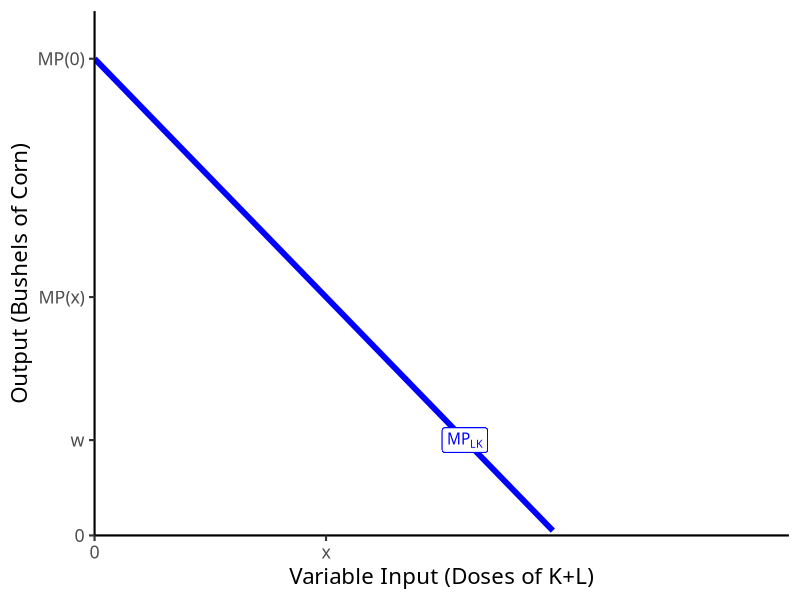
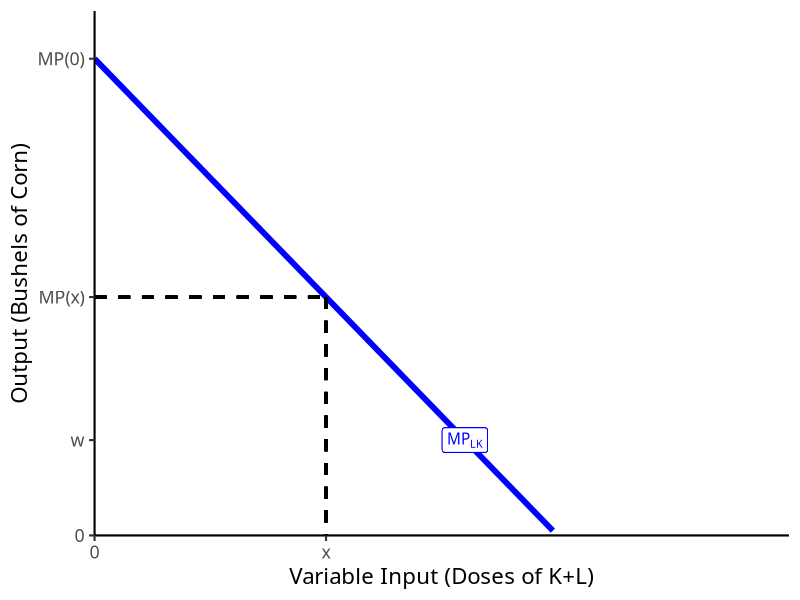
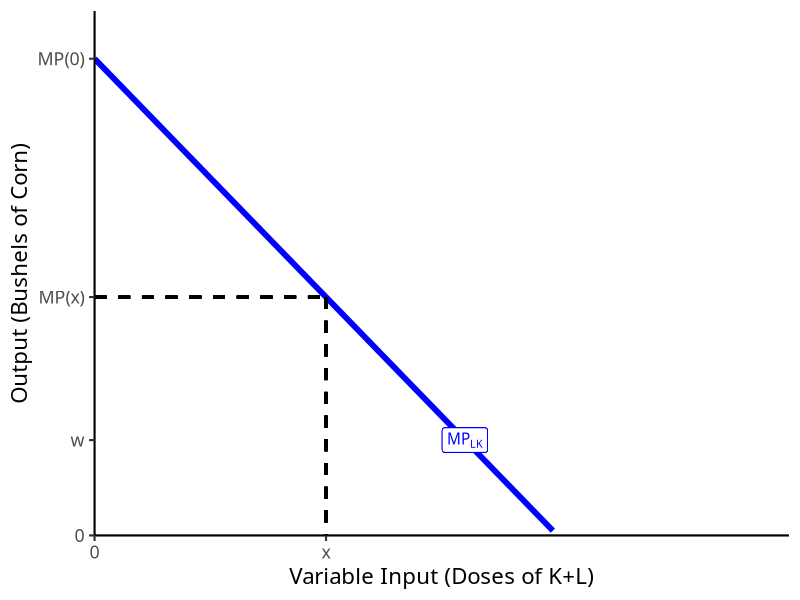
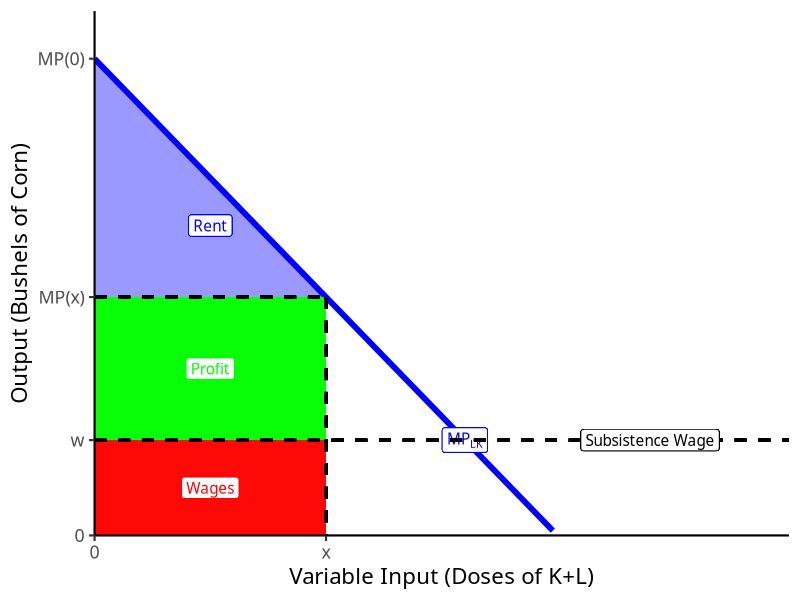
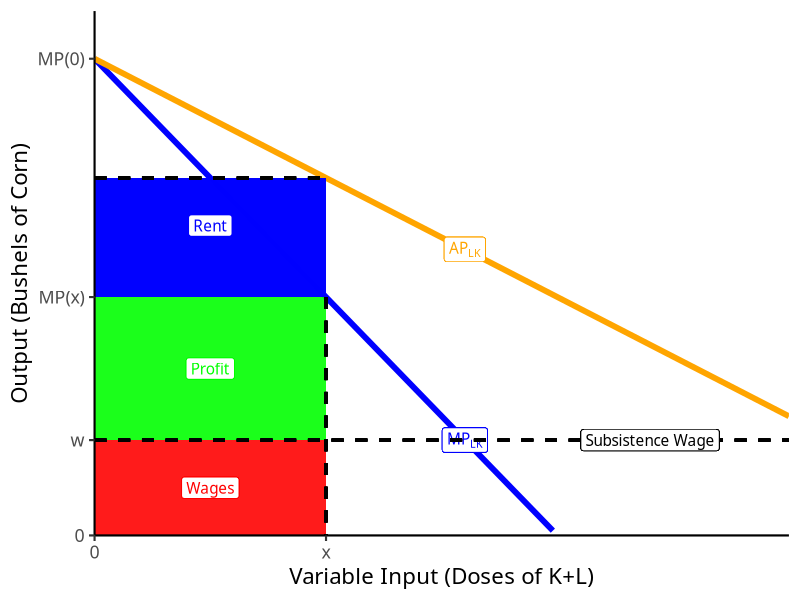
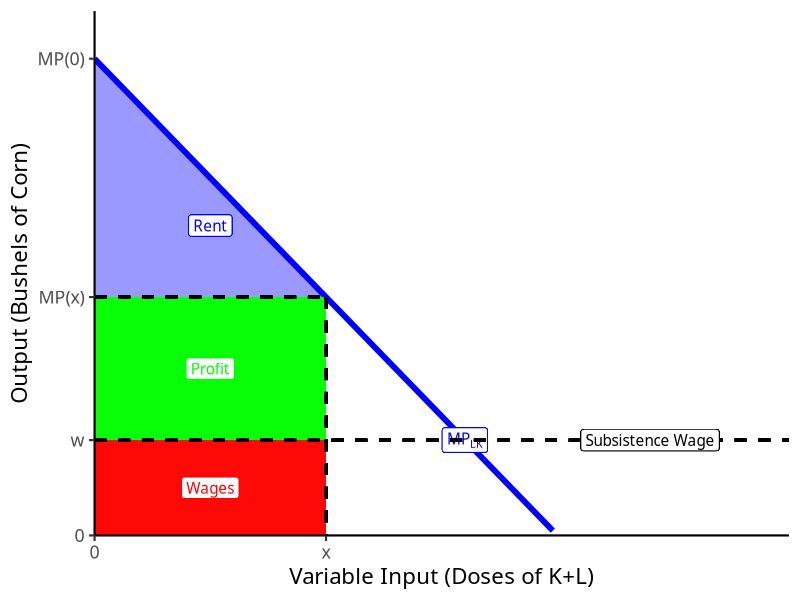
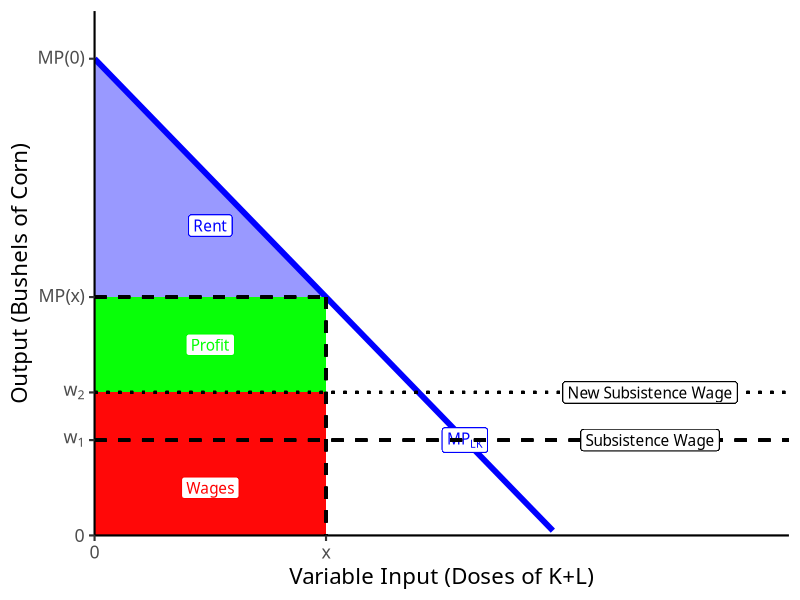
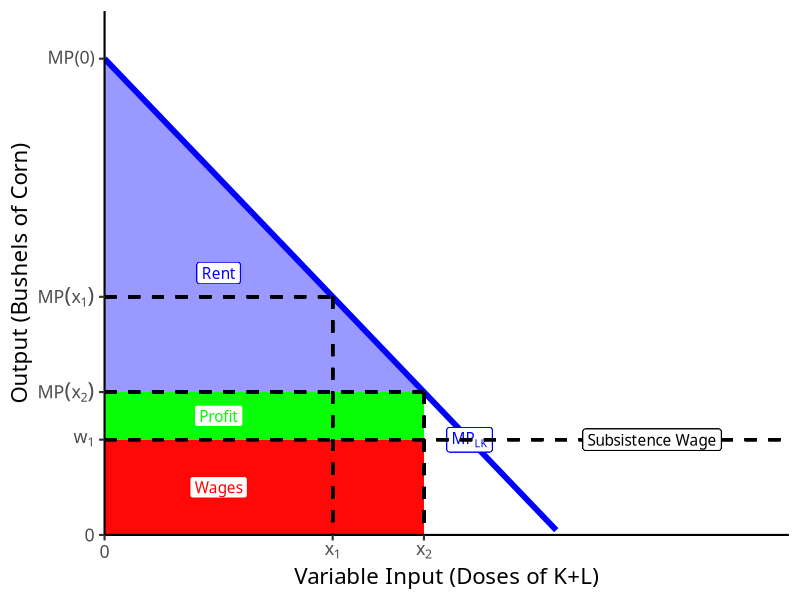

The R source for these figures, in order:
## ---- chunk 1
options(htmltools.dir.version = FALSE)
knitr::opts_chunk$set(echo=F,
                      message=F,
                      warning=F)
library(tidyverse)
library(ggrepel)
library(ggthemes)
set.seed(256)
update_geom_defaults("label", list(family = "Fira Sans Condensed"))
## ---- chunk 2
mp=function(x){10-x}
ap=function(x){10-0.5*x}

base<-ggplot(data = tibble(x = 1:10))+
  aes(x=x)+
  stat_function(fun = mp, geom = "line", size = 2, color = "blue")+
  geom_label(x = 8, y = mp(8), color = "blue", label = expression(MP[LK]))+
  #stat_function(fun = ap, geom = "line", size = 2, color = "orange")+
  # geom_label(x = 8, y = ap(8), color = "orange", label = expression(AP[LK]))+
  scale_x_continuous(breaks = c(0,5),
                     labels = c(0, "x"),
                     limits = c(0,15),
                     expand = c(0,0))+
  scale_y_continuous(breaks = c(0,2,5,10),
                     labels = c(0,"w","MP(x)", "MP(0)"),
                     limits = c(0,11),
                     expand = c(0,0))+
  labs(x = "Variable Input (Doses of K+L)",
       y = "Output (Bushels of Corn)")+
  theme_classic(base_family = "Fira Sans Condensed", base_size =16)
base
## ---- chunk 3

base+
  geom_segment(x = 0, y = 5, xend = 5, yend = 5, size = 1, linetype = "dashed")+
  geom_segment(x = 5, y = 5, xend = 5, yend = 0, size = 1, linetype = "dashed")

## ---- chunk 4
base+
  geom_segment(x = 0, y = 5, xend = 5, yend = 5, size = 1, linetype = "dashed")+
  geom_segment(x = 5, y = 5, xend = 5, yend = 0, size = 1, linetype = "dashed")

## ---- chunk 5
rent_tri<-tribble(
  ~x, ~y,
  0, 5,
  0, 10,
  5, 5
)

base+
  geom_rect(xmin = 0, ymin = 0, xmax = 5, ymax = 2, fill = "red", alpha = 0.3)+
  geom_label(x = 2.5, y = 1, color = "red", label = "Wages")+
  geom_rect(xmin = 0, ymin = 2, xmax = 5, ymax = 5, fill = "green", alpha = 0.3)+
  geom_label(x = 2.5, y = 3.5, color = "green", label = "Profit")+
  geom_polygon(data = rent_tri, aes(x = x , y =y), fill = "blue", alpha = 0.4)+
  geom_label(x = 2.5, y = 6.5, color = "blue", label = "Rent")+
  
  geom_segment(x = 0, y = 5, xend = 5, yend = 5, size = 1, linetype = "dashed")+
  geom_segment(x = 5, y = 5, xend = 5, yend = 0, size = 1, linetype = "dashed")+
  
  # wage fund
  geom_segment(x = 0, y = 2, xend = 15, yend = 2, size = 1, linetype = "dashed")+
  geom_label(x = 12, y = 2, label = "Subsistence Wage")

## ---- chunk 6

base+
  stat_function(fun = ap, geom = "line", size = 2, color = "orange")+
  geom_label(x = 8, y = ap(8), color = "orange", label = expression(AP[LK]))+
  geom_rect(xmin = 0, ymin = 0, xmax = 5, ymax = 2, fill = "red", alpha = 0.2)+
  geom_label(x = 2.5, y = 1, color = "red", label = "Wages")+
  geom_rect(xmin = 0, ymin = 2, xmax = 5, ymax = 5, fill = "green", alpha = 0.2)+
  geom_label(x = 2.5, y = 3.5, color = "green", label = "Profit")+
  geom_rect(xmin = 0, ymin = 5, xmax = 5, ymax = ap(5), fill = "blue", alpha = 0.4)+
  geom_label(x = 2.5, y = 6.5, color = "blue", label = "Rent")+
  
  geom_segment(x = 0, y = ap(5), xend = 5, yend = ap(5), size = 1, linetype = "dashed")+
  geom_segment(x = 5, y = 5, xend = 5, yend = 0, size = 1, linetype = "dashed")+
  
  # wage fund
  geom_segment(x = 0, y = 2, xend = 15, yend = 2, size = 1, linetype = "dashed")+
  geom_label(x = 12, y = 2, label = "Subsistence Wage")
  scale_y_continuous(breaks = c(0,2,5, ap(5),10),
                     labels = c(0,"w", "MP(x)", "AP(x)", "MP(0)"),
                     limits = c(0,11),
                     expand = c(0,0))

## ---- chunk 7
rent_tri<-tribble(
  ~x, ~y,
  0, 5,
  0, 10,
  5, 5
)

base+
  geom_rect(xmin = 0, ymin = 0, xmax = 5, ymax = 2, fill = "red", alpha = 0.3)+
  geom_label(x = 2.5, y = 1, color = "red", label = "Wages")+
  geom_rect(xmin = 0, ymin = 2, xmax = 5, ymax = 5, fill = "green", alpha = 0.3)+
  geom_label(x = 2.5, y = 3.5, color = "green", label = "Profit")+
  geom_polygon(data = rent_tri, aes(x = x , y =y), fill = "blue", alpha = 0.4)+
  geom_label(x = 2.5, y = 6.5, color = "blue", label = "Rent")+
  
  geom_segment(x = 0, y = 5, xend = 5, yend = 5, size = 1, linetype = "dashed")+
  geom_segment(x = 5, y = 5, xend = 5, yend = 0, size = 1, linetype = "dashed")+
  
  # wage fund
  geom_segment(x = 0, y = 2, xend = 15, yend = 2, size = 1, linetype = "dashed")+
  geom_label(x = 12, y = 2, label = "Subsistence Wage")

## ---- chunk 8
base+
  geom_rect(xmin = 0, ymin = 0, xmax = 5, ymax = 3, fill = "red", alpha = 0.3)+
  geom_label(x = 2.5, y = 1, color = "red", label = "Wages")+
  geom_rect(xmin = 0, ymin = 3, xmax = 5, ymax = 5, fill = "green", alpha = 0.3)+
  geom_label(x = 2.5, y = 4, color = "green", label = "Profit")+
  geom_polygon(data = rent_tri, aes(x = x , y =y), fill = "blue", alpha = 0.4)+
  geom_label(x = 2.5, y = 6.5, color = "blue", label = "Rent")+
  
  geom_segment(x = 0, y = 5, xend = 5, yend = 5, size = 1, linetype = "dashed")+
  geom_segment(x = 5, y = 5, xend = 5, yend = 0, size = 1, linetype = "dashed")+
  
  # wage fund
  geom_segment(x = 0, y = 2, xend = 15, yend = 2, size = 1, linetype = "dashed")+
  geom_label(x = 12, y = 2, label = "Subsistence Wage")+
  
  # wage fund 2
  geom_segment(x = 0, y = 3, xend = 15, yend = 3, size = 1, linetype = "dotted")+
  geom_label(x = 12, y = 3, label = "New Subsistence Wage")+
  
  scale_y_continuous(breaks = c(0,2,3,5,10),
                     labels = c(0,expression(w[1]), expression(w[2]), "MP(x)", "MP(0)"),
                     limits = c(0,11),
                     expand = c(0,0))

## ---- chunk 9
rent_2<-tribble(
  ~x, ~y,
  0, 10,
  0, 3,
  7,3
)

base+
  geom_rect(xmin = 0, ymin = 0, xmax = 7, ymax = 2, fill = "red", alpha = 0.3)+
  geom_label(x = 2.5, y = 1, color = "red", label = "Wages")+
  geom_rect(xmin = 0, ymin = 2, xmax = 7, ymax = 3, fill = "green", alpha = 0.3)+
  geom_label(x = 2.5, y = 2.5, color = "green", label = "Profit")+
  geom_polygon(data = rent_2, aes(x = x , y =y), fill = "blue", alpha = 0.4)+
  geom_label(x = 2.5, y = 5.5, color = "blue", label = "Rent")+
  
  geom_segment(x = 0, y = 5, xend = 5, yend = 5, size = 1, linetype = "dashed")+
  geom_segment(x = 5, y = 5, xend = 5, yend = 0, size = 1, linetype = "dashed")+
  
  # wage fund
  geom_segment(x = 0, y = 2, xend = 15, yend = 2, size = 1, linetype = "dashed")+
  geom_label(x = 12, y = 2, label = "Subsistence Wage")+
  
  # new output 
  geom_segment(x = 0, y = 3, xend = 7, yend = 3, size = 1, linetype = "dashed")+
  geom_segment(x = 7, y = 3, xend = 7, yend = 0, size = 1, linetype = "dashed")+
  
  scale_x_continuous(breaks = c(0,5, 7),
                     labels = c(0, expression(x[1]), expression(x[2])),
                     limits = c(0,15),
                     expand = c(0,0))+
  scale_y_continuous(breaks = c(0,2,3,5,10),
                     labels = c(0,expression(w[1]), expression(MP(x[2])), expression(MP(x[1])), "MP(0)"),
                     limits = c(0,11),
                     expand = c(0,0))

## ---- chunk 10
rent_3<-tribble(
  ~x, ~y,
  0, 10,
  0, 2,
  8,2
)

base+
  geom_rect(xmin = 0, ymin = 0, xmax = 8, ymax = 2, fill = "red", alpha = 0.3)+
  geom_label(x = 2.5, y = 1, color = "red", label = "Wages")+
  geom_polygon(data = rent_3, aes(x = x , y =y), fill = "blue", alpha = 0.4)+
  geom_label(x = 2.5, y = 5.5, color = "blue", label = "Rent")+
  
  geom_segment(x = 0, y = 5, xend = 5, yend = 5, size = 1, linetype = "dashed")+
  geom_segment(x = 5, y = 5, xend = 5, yend = 0, size = 1, linetype = "dashed")+
  
  # wage fund
  geom_segment(x = 0, y = 2, xend = 15, yend = 2, size = 1, linetype = "dashed")+
  geom_label(x = 12, y = 2, label = "Subsistence Wage")+
  
  # new output 
  geom_segment(x = 0, y = 3, xend = 7, yend = 3, size = 1, linetype = "dashed")+
  geom_segment(x = 7, y = 3, xend = 7, yend = 0, size = 1, linetype = "dashed")+
  
  # SS 
  geom_segment(x = 8, y = 2, xend = 8, yend = 0, size = 1, linetype = "dashed")+

  scale_x_continuous(breaks = c(0,5, 7, 8),
                     labels = c(0, expression(x[1]), expression(x[2]), expression(x[SS])),
                     limits = c(0,15),
                     expand = c(0,0))+
  scale_y_continuous(breaks = c(0,2,3,5,10),
                     labels = c(0,expression(MP(x[SS])), expression(MP(x[2])), expression(MP(x[1])), "MP(0)"),
                     limits = c(0,11),
                     expand = c(0,0))

## ---- chunk 11
rent_3<-tribble(
  ~x, ~y,
  0, 10,
  0, 2,
  8,2
)

base+
  geom_rect(xmin = 0, ymin = 0, xmax = 8, ymax = 2, fill = "red", alpha = 0.3)+
  geom_label(x = 2.5, y = 1, color = "red", label = "Wages")+
  geom_polygon(data = rent_3, aes(x = x , y =y), fill = "blue", alpha = 0.4)+
  geom_label(x = 2.5, y = 5.5, color = "blue", label = "Rent")+
  
  geom_segment(x = 0, y = 5, xend = 5, yend = 5, size = 1, linetype = "dashed")+
  geom_segment(x = 5, y = 5, xend = 5, yend = 0, size = 1, linetype = "dashed")+
  
  # wage fund
  geom_segment(x = 0, y = 2, xend = 15, yend = 2, size = 1, linetype = "dashed")+
  geom_label(x = 12, y = 2, label = "Subsistence Wage")+
  
  # new output 
  geom_segment(x = 0, y = 3, xend = 7, yend = 3, size = 1, linetype = "dashed")+
  geom_segment(x = 7, y = 3, xend = 7, yend = 0, size = 1, linetype = "dashed")+
  
  # SS 
  geom_segment(x = 8, y = 2, xend = 8, yend = 0, size = 1, linetype = "dashed")+

  scale_x_continuous(breaks = c(0,5, 7, 8),
                     labels = c(0, expression(x[1]), expression(x[2]), expression(x[SS])),
                     limits = c(0,15),
                     expand = c(0,0))+
  scale_y_continuous(breaks = c(0,2,3,5,10),
                     labels = c(0,expression(MP(x[SS])), expression(MP(x[2])), expression(MP(x[1])), "MP(0)"),
                     limits = c(0,11),
                     expand = c(0,0))

## ---- chunk 12
m_d = function(x){10-x}
ggplot(data = tibble(x = 1:10), aes(x =x))+
  stat_function(fun = m_d, geom = "line", color = "blue", size = 1)+
  geom_label(x = 2, y =m_d(2), label = "Money Demand", color = "blue")+
  geom_vline(xintercept = 5, size =2 , color ="red")+
  geom_label(x = 5, y =9.5, label = "Money Supply", color = "red")+
  
  geom_segment(x=0, y=5, xend=5, yend= 5, linetype="dotted")+
  geom_segment(x=0, y=3, xend=7, yend= 3, linetype="dotted")+
  geom_segment(x=7, y=3, xend=7, yend=0, linetype="dotted")+
  labs(x = "Quantity of Money",
       y = expression(paste("Purchasing Power of Money, ", PPM==frac(1,P))))+
  scale_x_continuous(breaks = NULL,
                     limits = c(0,11),
                     expand = c(0,0))+
  scale_y_continuous(breaks = c(3,5),
                     labels = c(expression(hat(PPM)),expression(PPM^{o})),
                     limits = c(0,11),
                     expand = c(0,0))+
  theme_classic(base_family = "Fira Sans Condensed", base_size =14)

